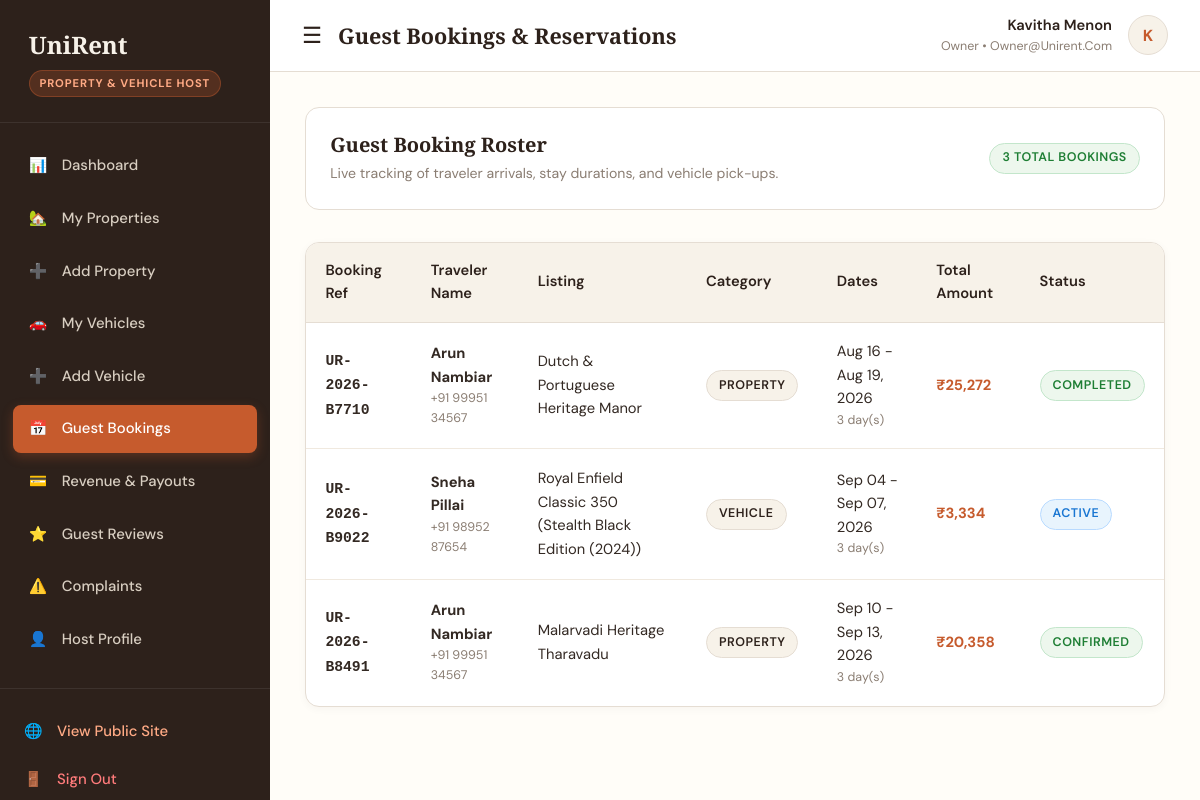
Before: /owner/bookings (signed in) with the older database file.
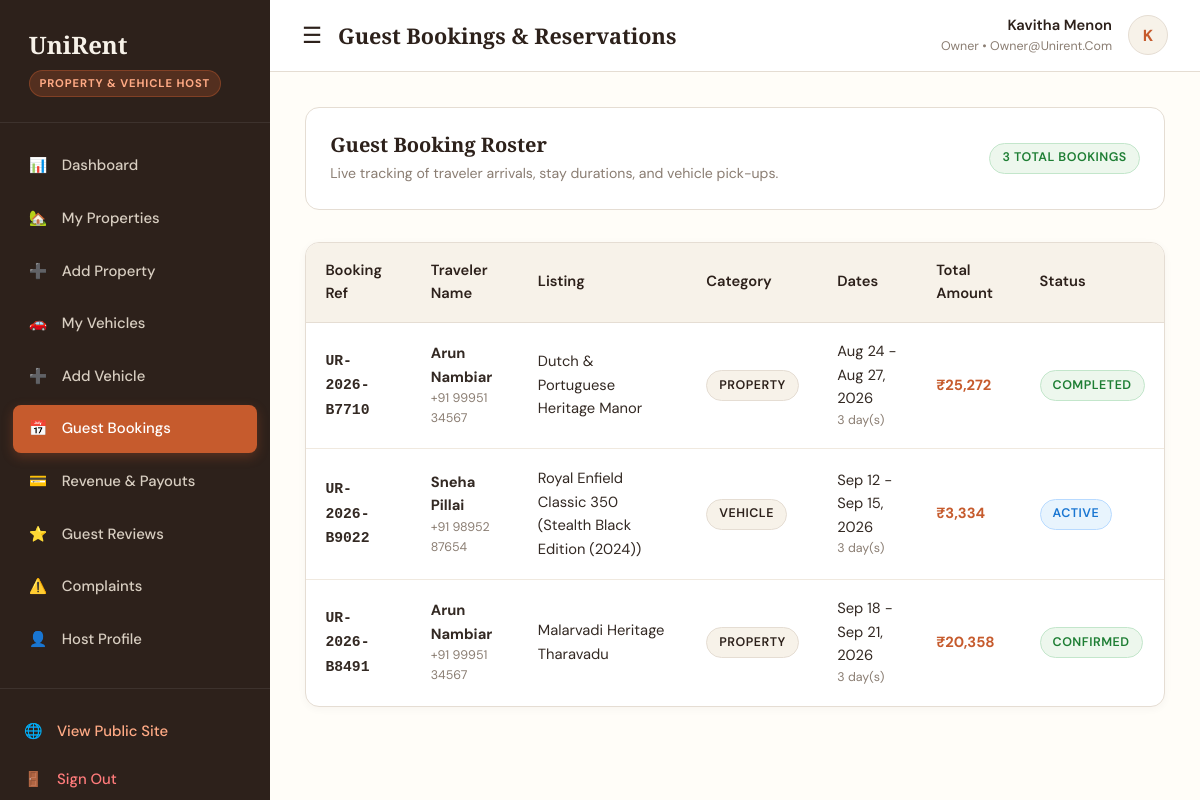
After: the same page with the newer database file.
### app/models.py (models this page shows, shortened)
class Booking(db.Model):
    __tablename__ = 'bookings'
    booking_id = db.Column(db.Integer, primary_key=True, autoincrement=True)
    booking_reference = db.Column(db.String(50), unique=True, nullable=False, index=True)
    user_id = db.Column(db.Integer, db.ForeignKey('users.user_id', ondelete='CASCADE'), nullable=False)
    owner_id = db.Column(db.Integer, db.ForeignKey('owners.owner_id', ondelete='CASCADE'), nullable=False)
    listing_type = db.Column(db.String(20), nullable=False)  # property, vehicle
    property_id = db.Column(db.Integer, db.ForeignKey('properties.property_id', ondelete='SET NULL'), nullable=True)
    vehicle_id = db.Column(db.Integer, db.ForeignKey('vehicles.vehicle_id', ondelete='SET NULL'), nullable=True)
    start_date = db.Column(db.Date, nullable=False)
    end_date = db.Column(db.Date, nullable=False)
    total_days = db.Column(db.Integer, nullable=False, default=1)
    daily_rate = db.Column(db.Float, nullable=False)
    service_fee = db.Column(db.Float, nullable=False, default=0.0)
    tax_amount = db.Column(db.Float, nullable=False, default=0.0)
    total_amount = db.Column(db.Float, nullable=False)
    booking_status = db.Column(db.String(20), nullable=False, default='confirmed')  # pending, confirmed, active, completed, cancelled
    special_requests = db.Column(db.Text, nullable=True)
    created_at = db.Column(db.DateTime, default=datetime.utcnow)
    payment = db.relationship('Payment', backref='booking', uselist=False, cascade='all, delete-orphan')
    review = db.relationship('Review', backref='booking', uselist=False, cascade='all, delete-orphan')
    complaints = db.relationship('Complaint', backref='booking', lazy='dynamic', cascade='all, delete-orphan')
    @property
    def listing_name(self):
        if self.listing_type == 'property' and self.property:
            return self.property.property_name
        elif self.listing_type == 'vehicle' and self.vehicle:
            return f"{self.vehicle.vehicle_name} ({self.vehicle.model})"
        return 'Listing'

class User(db.Model):
    __tablename__ = 'users'
    user_id = db.Column(db.Integer, primary_key=True, autoincrement=True)
    full_name = db.Column(db.String(120), nullable=False)
    email = db.Column(db.String(150), unique=True, nullable=False, index=True)
    phone = db.Column(db.String(20), nullable=False)
    password_hash = db.Column(db.String(255), nullable=False)
    role = db.Column(db.String(20), nullable=False, default='traveler')  # traveler, owner, admin
    status = db.Column(db.String(20), nullable=False, default='active')  # active, suspended
    profile_image = db.Column(db.String(255), nullable=True)
    created_at = db.Column(db.DateTime, default=datetime.utcnow)
    updated_at = db.Column(db.DateTime, default=datetime.utcnow, onupdate=datetime.utcnow)
    owner_profile = db.relationship('Owner', backref='user', uselist=False, cascade='all, delete-orphan')
    admin_profile = db.relationship('Admin', backref='user', uselist=False, cascade='all, delete-orphan')
    bookings = db.relationship('Booking', backref='user', lazy='dynamic', cascade='all, delete-orphan')
    reviews = db.relationship('Review', backref='user', lazy='dynamic', cascade='all, delete-orphan')
    complaints = db.relationship('Complaint', backref='user', lazy='dynamic', cascade='all, delete-orphan')

class Property(db.Model):
    __tablename__ = 'properties'
    property_id = db.Column(db.Integer, primary_key=True, autoincrement=True)
    owner_id = db.Column(db.Integer, db.ForeignKey('owners.owner_id', ondelete='CASCADE'), nullable=False)
    property_name = db.Column(db.String(160), nullable=False)
    slug = db.Column(db.String(180), unique=True, nullable=False)
    property_type = db.Column(db.String(80), nullable=False)  # Heritage Villa, Traditional Tharavadu, Nalukettu, Colonial Manor
    description = db.Column(db.Text, nullable=False)
    address = db.Column(db.String(255), nullable=False)
    district = db.Column(db.String(50), nullable=False)  # Ernakulam, Thrissur
    latitude = db.Column(db.Float, nullable=False)
    longitude = db.Column(db.Float, nullable=False)
    price_per_night = db.Column(db.Float, nullable=False)
    guest_capacity = db.Column(db.Integer, nullable=False, default=2)
    bedrooms = db.Column(db.Integer, nullable=False, default=1)
    bathrooms = db.Column(db.Integer, nullable=False, default=1)
    amenities = db.Column(db.Text, nullable=True)  # JSON serialized list
    images = db.Column(db.Text, nullable=True)  # JSON serialized list of image paths/URLs
    featured_image = db.Column(db.String(255), nullable=True)
    approval_status = db.Column(db.String(20), nullable=False, default='pending')  # pending, approved, rejected
    rejection_reason = db.Column(db.Text, nullable=True)
    availability_status = db.Column(db.String(20), nullable=False, default='available')  # available, booked, maintenance
    featured = db.Column(db.Boolean, nullable=False, default=False)
    created_at = db.Column(db.DateTime, default=datetime.utcnow)
    bookings = db.relationship('Booking', backref='property', lazy='dynamic')
    reviews = db.relationship('Review', backref='property', lazy='dynamic')

class Vehicle(db.Model):
    __tablename__ = 'vehicles'
    vehicle_id = db.Column(db.Integer, primary_key=True, autoincrement=True)
    owner_id = db.Column(db.Integer, db.ForeignKey('owners.owner_id', ondelete='CASCADE'), nullable=False)
    vehicle_name = db.Column(db.String(160), nullable=False)
    model = db.Column(db.String(100), nullable=False)
    vehicle_type = db.Column(db.String(20), nullable=False)  # car, bike, scooter
    description = db.Column(db.Text, nullable=False)
    price_per_day = db.Column(db.Float, nullable=False)
    district = db.Column(db.String(50), nullable=False)  # Ernakulam, Thrissur
    pickup_location = db.Column(db.String(255), nullable=False)
    latitude = db.Column(db.Float, nullable=False)
    longitude = db.Column(db.Float, nullable=False)
    delivery_available = db.Column(db.Boolean, nullable=False, default=True)
    specifications = db.Column(db.Text, nullable=True)  # JSON or key:value
    images = db.Column(db.Text, nullable=True)
    featured_image = db.Column(db.String(255), nullable=True)
    approval_status = db.Column(db.String(20), nullable=False, default='pending')  # pending, approved, rejected
    rejection_reason = db.Column(db.Text, nullable=True)
    availability_status = db.Column(db.String(20), nullable=False, default='available')  # available, rented, maintenance
    featured = db.Column(db.Boolean, nullable=False, default=False)
    created_at = db.Column(db.DateTime, default=datetime.utcnow)
    bookings = db.relationship('Booking', backref='vehicle', lazy='dynamic')
    reviews = db.relationship('Review', backref='vehicle', lazy='dynamic')

### app/routes/owner.py (the view)
@owner_bp.route('/bookings')
@login_required('owner')
def bookings():
    owner = get_current_owner()
    owner_bookings = Booking.query.filter_by(owner_id=owner.owner_id).order_by(Booking.created_at.desc()).all()
    return render_template('owner/bookings.html', bookings=owner_bookings, owner=owner)

### app/routes/owner.py (called while the page is built)
def get_current_owner():
    user_id = session.get('user_id')
    owner = Owner.query.filter_by(user_id=user_id).first()
    if not owner:
        user = db.session.get(User, user_id)
        if user and user.role == 'owner':
            owner = Owner(user_id=user_id, business_name=f"{user.full_name}'s Heritage Rentals", district='Ernakulam')
            db.session.add(owner)
            db.session.commit()
    return owner

### templates/owner/bookings.html (shortened to what this page needs)
{% extends "dashboard_base.html" %}
{% block page_title %}Guest Bookings & Reservations{% endblock %}
{% block dashboard_content %}
<div style="background: var(--ur-white); border: 1px solid var(--ur-border); border-radius: var(--radius-md); padding: 1.5rem; margin-bottom: 2rem; display: flex; justify-content: space-between; align-items: center;">
  <div>
    <h3 style="font-size: 1.25rem; margin: 0 0 0.3rem;">Guest Booking Roster</h3>
    <p style="color: var(--ur-muted); font-size: 0.88rem; margin: 0;">Live tracking of traveler arrivals, stay durations, and vehicle pick-ups.</p>
  </div>
  <div>
    <span class="badge badge-approved">{{ bookings|length }} Total Bookings</span>
  </div>
</div>
<div class="table-responsive">
  <table class="table">
    <thead>
      <tr>
        <th>Booking Ref</th>
        <th>Traveler Name</th>
        <th>Listing</th>
        <th>Category</th>
        <th>Dates</th>
        <th>Total Amount</th>
        <th>Status</th>
      </tr>
    </thead>
    <tbody>
      {% for b in bookings %}
        <tr>
          <td><strong style="font-family: monospace;">{{ b.booking_reference }}</strong></td>
          <td>
            <strong>{{ b.user.full_name }}</strong>
            <div style="font-size: 0.78rem; color: var(--ur-muted);">{{ b.user.phone }}</div>
          </td>
          <td>{{ b.listing_name }}</td>
          <td><span class="badge badge-pickup">{{ b.listing_type|capitalize }}</span></td>
          <td>
            {{ b.start_date.strftime('%b %d') }} - {{ b.end_date.strftime('%b %d, %Y') }}
            <div style="font-size: 0.78rem; color: var(--ur-muted);">{{ b.total_days }} day(s)</div>
          </td>
          <td><strong style="color: var(--ur-burnt-orange);">{{ format_currency(b.total_amount) }}</strong></td>
          <td>
            {% if b.booking_status == 'confirmed' %}
              <span class="badge badge-confirmed">Confirmed</span>
            {% elif b.booking_status == 'active' %}
              <span class="badge badge-active">Active</span>
            {% elif b.booking_status == 'completed' %}
              <span class="badge badge-approved">Completed</span>
            {% else %}
              <span class="badge badge-rejected">{{ b.booking_status|capitalize }}</span>
            {% endif %}
          </td>
        </tr>
      {% else %}
        <tr>
          <td colspan="7" style="text-align: center; padding: 3rem 1rem; color: var(--ur-muted);">
            No guest bookings recorded yet.
          </td>
        </tr>
      {% endfor %}
    </tbody>
  </table>
</div>
{% endblock %}

Changed rows visible on the page:
changed Booking "Dutch & Portuguese Heritage Manor": start_date "Aug 16" → "Aug 24"; end_date "Aug 19, 2026" → "Aug 27, 2026"
changed Booking "VEHICLE": start_date "Sep 04" → "Sep 12"; end_date "Sep 07, 2026" → "Sep 15, 2026"
changed Booking "Malarvadi Heritage Tharavadu": start_date "Sep 10" → "Sep 18"; end_date "Sep 13, 2026" → "Sep 21, 2026"
